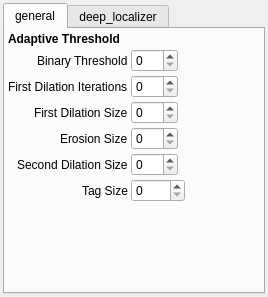
<?xml version="1.0" encoding="UTF-8"?>
<ui version="4.0">
 <class>LocalizerParamsWidget</class>
 <widget class="QWidget" name="LocalizerParamsWidget">
  <property name="geometry">
   <rect>
    <x>0</x>
    <y>0</y>
    <width>268</width>
    <height>297</height>
   </rect>
  </property>
  <property name="sizePolicy">
   <sizepolicy hsizetype="Preferred" vsizetype="Preferred">
    <horstretch>0</horstretch>
    <verstretch>0</verstretch>
   </sizepolicy>
  </property>
  <property name="minimumSize">
   <size>
    <width>0</width>
    <height>0</height>
   </size>
  </property>
  <property name="windowTitle">
   <string>Form</string>
  </property>
  <layout class="QVBoxLayout" name="verticalLayout_3">
   <property name="spacing">
    <number>3</number>
   </property>
   <property name="leftMargin">
    <number>3</number>
   </property>
   <property name="topMargin">
    <number>3</number>
   </property>
   <property name="rightMargin">
    <number>3</number>
   </property>
   <property name="bottomMargin">
    <number>3</number>
   </property>
   <item>
    <widget class="QTabWidget" name="tabWidget">
     <property name="enabled">
      <bool>true</bool>
     </property>
     <property name="sizePolicy">
      <sizepolicy hsizetype="Preferred" vsizetype="Preferred">
       <horstretch>0</horstretch>
       <verstretch>0</verstretch>
      </sizepolicy>
     </property>
     <property name="currentIndex">
      <number>0</number>
     </property>
     <property name="usesScrollButtons">
      <bool>true</bool>
     </property>
     <widget class="QWidget" name="tab_2">
      <attribute name="title">
       <string>general</string>
      </attribute>
      <layout class="QFormLayout" name="formLayout">
       <property name="fieldGrowthPolicy">
        <enum>QFormLayout::FieldsStayAtSizeHint</enum>
       </property>
       <property name="labelAlignment">
        <set>Qt::AlignRight|Qt::AlignTrailing|Qt::AlignVCenter</set>
       </property>
       <property name="formAlignment">
        <set>Qt::AlignRight|Qt::AlignTop|Qt::AlignTrailing</set>
       </property>
       <property name="horizontalSpacing">
        <number>3</number>
       </property>
       <property name="verticalSpacing">
        <number>3</number>
       </property>
       <property name="leftMargin">
        <number>3</number>
       </property>
       <property name="topMargin">
        <number>3</number>
       </property>
       <property name="rightMargin">
        <number>3</number>
       </property>
       <property name="bottomMargin">
        <number>3</number>
       </property>
       <item row="0" column="0" colspan="2">
        <widget class="QLabel" name="label_5">
         <property name="font">
          <font>
           <weight>75</weight>
           <bold>true</bold>
          </font>
         </property>
         <property name="text">
          <string>Adaptive Threshold</string>
         </property>
        </widget>
       </item>
       <item row="1" column="0">
        <widget class="QLabel" name="label_3">
         <property name="text">
          <string>Binary Threshold</string>
         </property>
        </widget>
       </item>
       <item row="1" column="1">
        <widget class="QDoubleSpinBox" name="binary_threshold">
         <property name="sizePolicy">
          <sizepolicy hsizetype="Minimum" vsizetype="Fixed">
           <horstretch>0</horstretch>
           <verstretch>0</verstretch>
          </sizepolicy>
         </property>
         <property name="decimals">
          <number>0</number>
         </property>
         <property name="maximum">
          <double>100.000000000000000</double>
         </property>
        </widget>
       </item>
       <item row="2" column="0">
        <widget class="QLabel" name="label_4">
         <property name="text">
          <string>First Dilation Iterations</string>
         </property>
        </widget>
       </item>
       <item row="3" column="0">
        <widget class="QLabel" name="label_6">
         <property name="text">
          <string>First Dilation Size</string>
         </property>
        </widget>
       </item>
       <item row="4" column="0">
        <widget class="QLabel" name="label_8">
         <property name="text">
          <string>Erosion Size</string>
         </property>
        </widget>
       </item>
       <item row="5" column="0">
        <widget class="QLabel" name="label_9">
         <property name="text">
          <string>Second Dilation Size</string>
         </property>
        </widget>
       </item>
       <item row="6" column="0">
        <widget class="QLabel" name="label_10">
         <property name="text">
          <string>Tag Size</string>
         </property>
        </widget>
       </item>
       <item row="2" column="1">
        <widget class="QSpinBox" name="first_dilation_iterations">
         <property name="maximum">
          <number>100</number>
         </property>
        </widget>
       </item>
       <item row="3" column="1">
        <widget class="QSpinBox" name="first_dilation_size">
         <property name="maximum">
          <number>100</number>
         </property>
        </widget>
       </item>
       <item row="4" column="1">
        <widget class="QSpinBox" name="erosion_size">
         <property name="maximum">
          <number>100</number>
         </property>
        </widget>
       </item>
       <item row="5" column="1">
        <widget class="QSpinBox" name="second_dilation_size">
         <property name="maximum">
          <number>100</number>
         </property>
        </widget>
       </item>
       <item row="6" column="1">
        <widget class="QSpinBox" name="tag_size">
         <property name="maximum">
          <number>1000</number>
         </property>
        </widget>
       </item>
      </layout>
     </widget>
     <widget class="QWidget" name="tab">
      <attribute name="title">
       <string>deep_localizer</string>
      </attribute>
      <layout class="QFormLayout" name="formLayout_2">
       <property name="horizontalSpacing">
        <number>3</number>
       </property>
       <property name="verticalSpacing">
        <number>3</number>
       </property>
       <property name="leftMargin">
        <number>3</number>
       </property>
       <property name="topMargin">
        <number>3</number>
       </property>
       <property name="rightMargin">
        <number>3</number>
       </property>
       <property name="bottomMargin">
        <number>3</number>
       </property>
       <item row="1" column="0">
        <widget class="QLabel" name="label_2">
         <property name="text">
          <string>Model path</string>
         </property>
        </widget>
       </item>
       <item row="2" column="0">
        <widget class="QLabel" name="label">
         <property name="text">
          <string>Param path</string>
         </property>
        </widget>
       </item>
       <item row="3" column="0">
        <widget class="QLabel" name="label_15">
         <property name="text">
          <string>Probability threshold</string>
         </property>
        </widget>
       </item>
       <item row="3" column="1">
        <widget class="QDoubleSpinBox" name="probability_threshold">
         <property name="decimals">
          <number>2</number>
         </property>
         <property name="maximum">
          <double>1.000000000000000</double>
         </property>
        </widget>
       </item>
       <item row="0" column="0" colspan="2">
        <widget class="QCheckBox" name="use_deeplocalizer_filter">
         <property name="text">
          <string>Use DeepLocalizer Filter</string>
         </property>
        </widget>
       </item>
       <item row="1" column="1">
        <widget class="QLineEdit" name="model_path"/>
       </item>
       <item row="2" column="1">
        <widget class="QLineEdit" name="param_path"/>
       </item>
      </layout>
     </widget>
    </widget>
   </item>
  </layout>
 </widget>
 <resources/>
 <connections/>
</ui>
